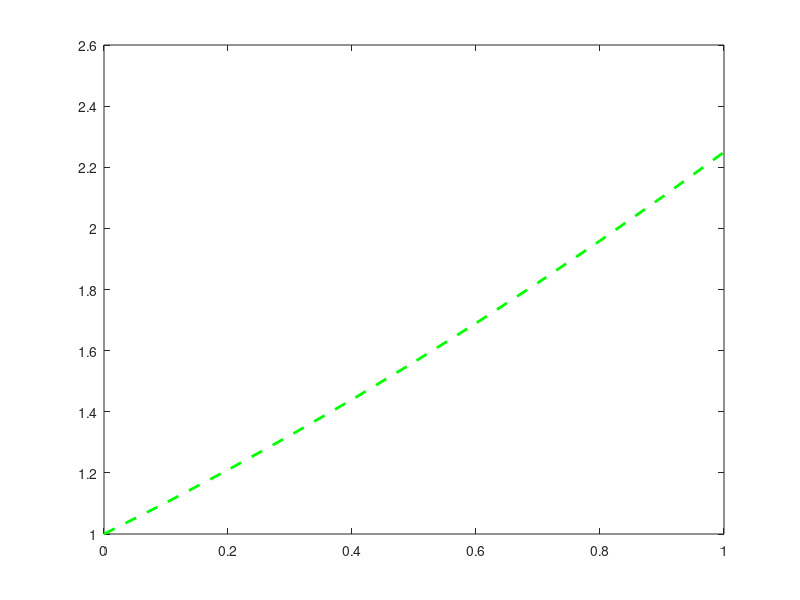

Recreate this plot in MATLAB.
% This code integrates on [x0,xf] a model equation 
%   y' = sqrt(y) 
%   y(x0)=y0.
% The integration is done by the Modified Euler method.

clear all
clc

x0=0; 
xf=1;                          % beginning and ending values of x
h=0.1;                         % step size in x
y0=1;                          % initial value of y

x=[x0:h:xf];                   % this is the vector of x values


% Solve the equation using the Modified Euler:
y(1)=y0;
for i=1:length(x)-1
    ybar(i+1)=y(i)+h*sqrt(y(i));
    y(i+1)=0.5*(y(i)+ybar(i+1)+h*sqrt(ybar(i+1)));
end

figure(10101);
plot(x,y,'g--','linewidth',2)
